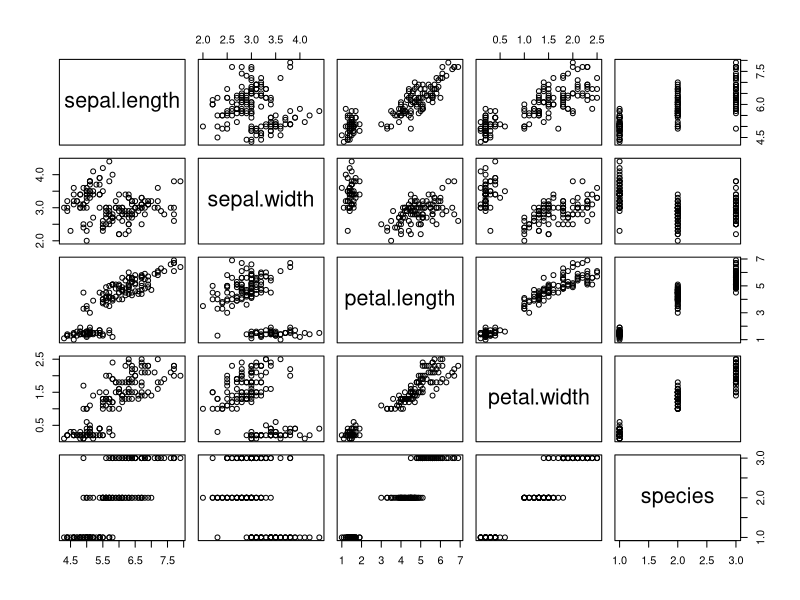
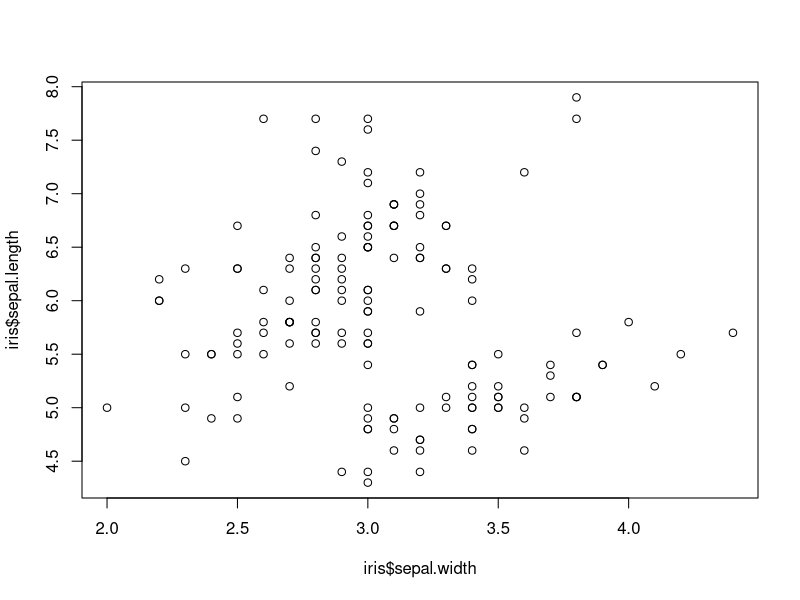
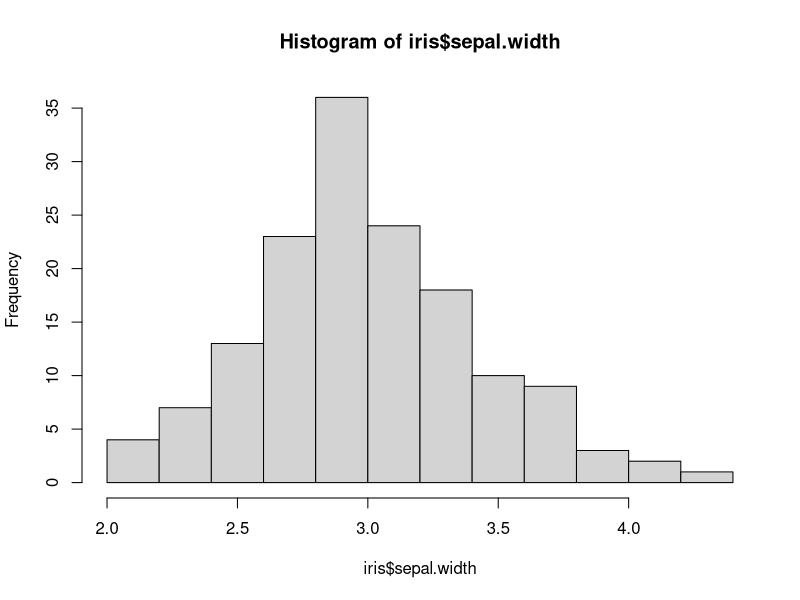
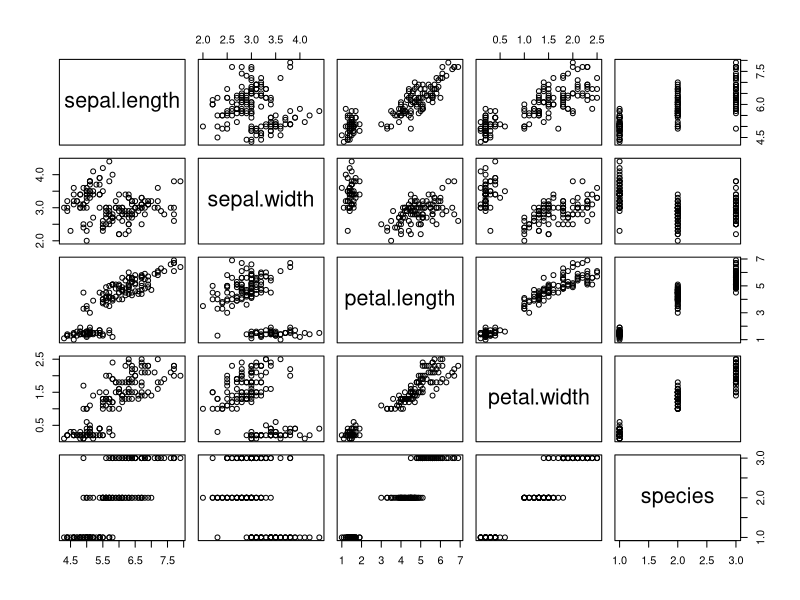
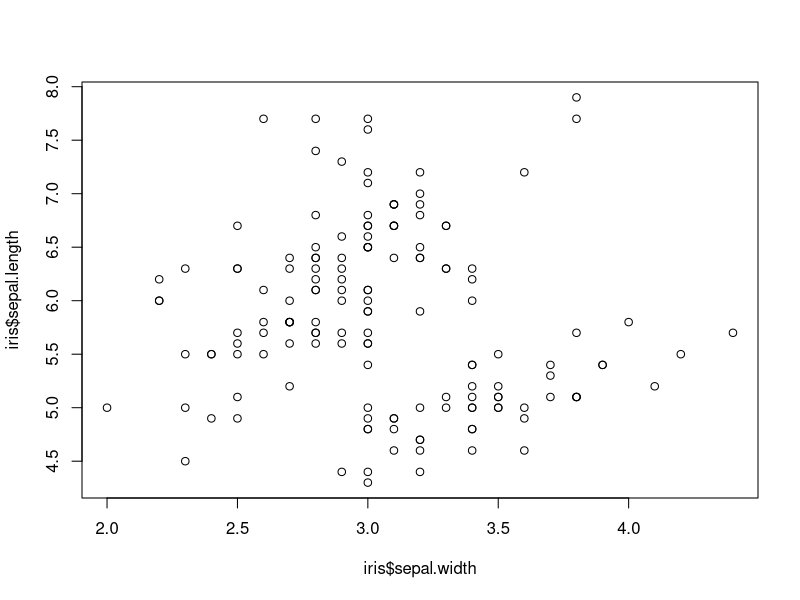
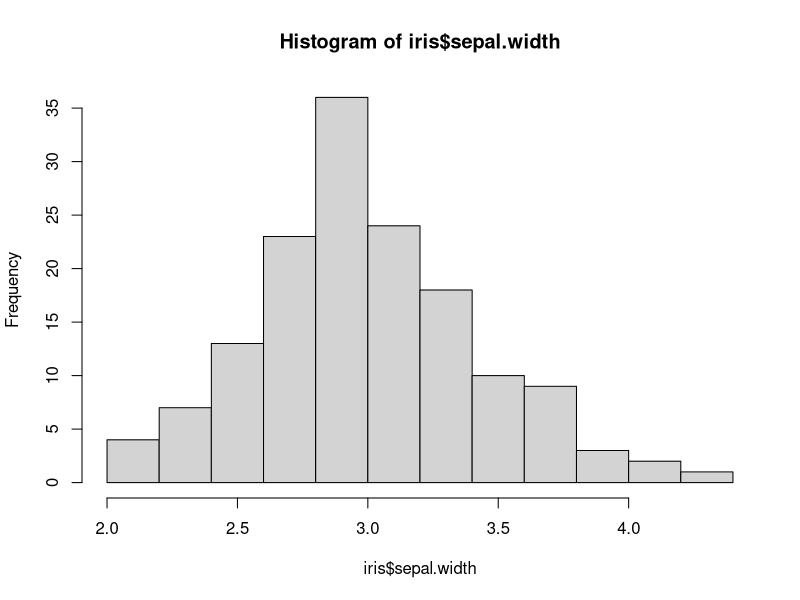

Generate these figures, in order, with R:
## ---- chunk 1
# The datasets package needs to be loaded to access our data 
# For a full list of these datasets, type library(help = "datasets")
library(datasets)
data(iris)
summary(iris)
## ---- chunk 2
names(iris) <- tolower(names(iris))
library(dplyr)
## ---- chunk 3
# filter() the data for species virginica
virginica <- filter(iris, species == "virginica")
head(virginica) # This dispalys the first six rows
## ---- chunk 4
sepalLength6 <- filter(iris, species == "virginica", sepal.length > 6)
tail(sepalLength6) # compare this to head()
## ---- chunk 5
# select() the specified columns
selected <- select(iris, sepal.length, sepal.width, petal.length)
# select all columns from sepal.length to petal.length
selected2 <- select(iris, sepal.length:petal.length)
head(selected, 3)
## ---- chunk 6
# selected and selected2 are exactly the same
identical(selected, selected2)
## ---- chunk 7
# create a new column that stores logical values for sepal.width greater than half of sepal.length
newCol <- mutate(iris, greater.half = sepal.width > 0.5 * sepal.length)
tail(newCol)
## ---- chunk 8
sum(newCol$greater.half, na.rm = TRUE)
## ---- chunk 9
# arrange()
newCol <- arrange(newCol, petal.width)
head(newCol)
## ---- chunk 10
# The chain operator, or the pipeline %>%
# This will first filter, and then arrange our data. Note that here the order in which you call functions does not matter, but in other cases it might
arr.virg <- newCol %>% filter(species == "virginica") %>%
  arrange(sepal.width)
arr.virg[30:35,] # will show us rows 30 through 35 and all columns
## ---- chunk 11
# You can also arrange in descending order using desc() on what you arrange by
# arrange(desc(sepal.width))
# summarise()
summarise(arr.virg, mean.length = mean(sepal.length, na.rm = TRUE))
## ---- chunk 12
summarise(iris, sd(sepal.length))
## ---- chunk 13
plot(iris)
## ---- chunk 14
# use ?plot to read more about other arguments
plot(iris$sepal.width, iris$sepal.length)
## ---- chunk 15
# ?hist will give you details on more arguments
hist(iris$sepal.width)
## ---- chunk 16
# The datasets package needs to be loaded to access our data 
# For a full list of these datasets, type library(help = "datasets")
library(datasets)
data(iris)
summary(iris)
## ---- chunk 17
names(iris) <- tolower(names(iris))
library(dplyr)
## ---- chunk 18
# filter() the data for species virginica
virginica <- filter(iris, species == "virginica")
head(virginica) # This dispalys the first six rows
## ---- chunk 19
sepalLength6 <- filter(iris, species == "virginica", sepal.length > 6)
tail(sepalLength6) # compare this to head()
## ---- chunk 20
# select() the specified columns
selected <- select(iris, sepal.length, sepal.width, petal.length)
# select all columns from sepal.length to petal.length
selected2 <- select(iris, sepal.length:petal.length)
head(selected, 3)
## ---- chunk 21
# selected and selected2 are exactly the same
identical(selected, selected2)
## ---- chunk 22
# create a new column that stores logical values for sepal.width greater than half of sepal.length
newCol <- mutate(iris, greater.half = sepal.width > 0.5 * sepal.length)
tail(newCol)
## ---- chunk 23
sum(newCol$greater.half, na.rm = TRUE)
## ---- chunk 24
# arrange()
newCol <- arrange(newCol, petal.width)
head(newCol)
## ---- chunk 25
# The chain operator, or the pipeline %>%
# This will first filter, and then arrange our data. Note that here the order in which you call functions does not matter, but in other cases it might
arr.virg <- newCol %>% filter(species == "virginica") %>%
  arrange(sepal.width)
arr.virg[30:35,] # will show us rows 30 through 35 and all columns
## ---- chunk 26
# You can also arrange in descending order using desc() on what you arrange by
# arrange(desc(sepal.width))
# summarise()
summarise(arr.virg, mean.length = mean(sepal.length, na.rm = TRUE))
## ---- chunk 27
summarise(iris, sd(sepal.length))
## ---- chunk 28
plot(iris)
## ---- chunk 29
# use ?plot to read more about other arguments
plot(iris$sepal.width, iris$sepal.length)
## ---- chunk 30
# ?hist will give you details on more arguments
hist(iris$sepal.width)
